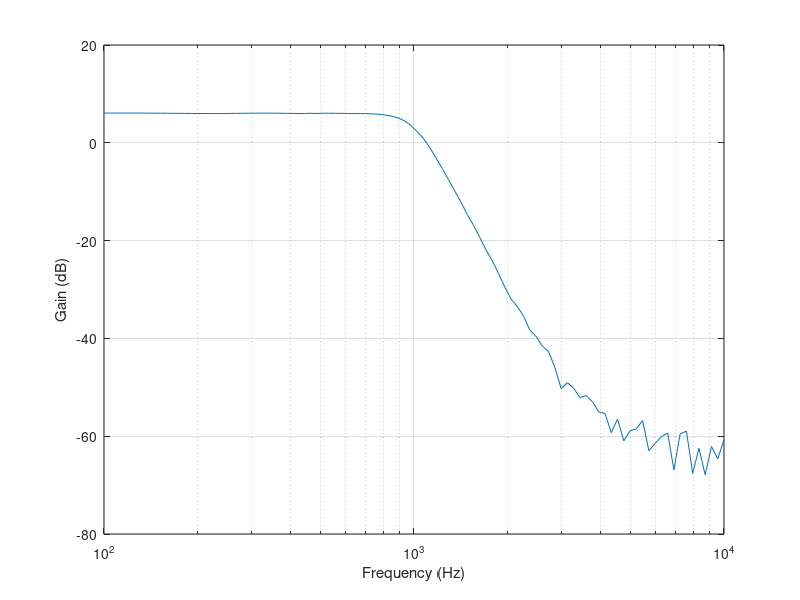
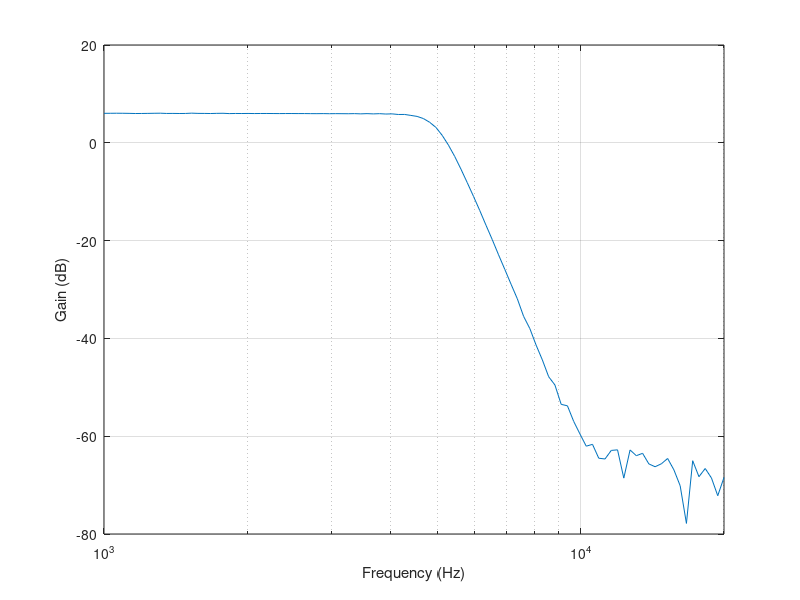
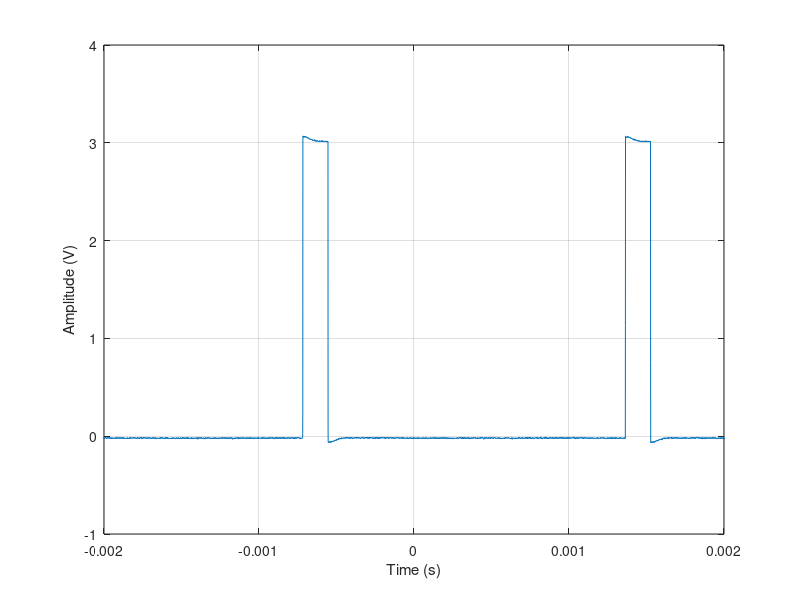

Source code (MATLAB) for these figures, in order:
figure(1);
fir_6_data = csvread('freq_response_6.csv');
semilogx(fir_6_data(:,1), fir_6_data(:,2));
grid 'on';
xlabel('Frequency (Hz)');
ylabel('Gain (dB)');

figure(2);
fir_10_data = csvread('freq_response_10.csv');
semilogx(fir_10_data(:,1), fir_10_data(:,2));
grid 'on';
xlabel('Frequency (Hz)');
ylabel('Gain (dB)');
xlim([1e3 20e3]);

figure(3);
timing_6 = csvread('timing_6.csv');
plot(timing_6(:,1), timing_6(:,2));
grid 'on';
xlabel('Time (s)');
ylabel('Amplitude (V)');
xlim([-2e-3 2e-3]);